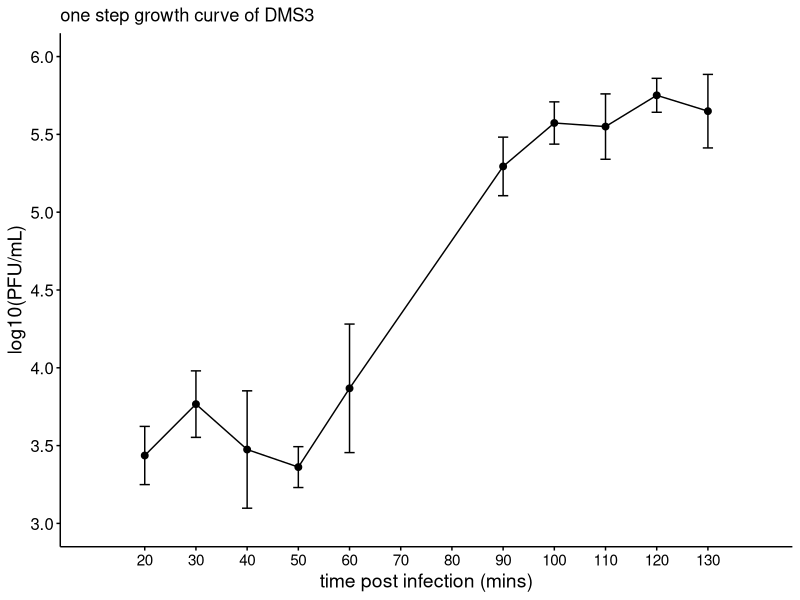

Write R code to recreate this figure.
# Presets ####
library(ggplot2)
library(dplyr)

mytheme <-   theme(panel.grid.minor=element_blank(), #gets rid of grey and lines in the middle
                   panel.grid.major=element_blank(), #gets rid of grey and lines in the middle
                   panel.background=element_rect(fill="white"),#gets rid of grey and lines in the middle
                   panel.border=element_blank(), #gets rid of square going around the entire graph
                   axis.line = element_line(colour = 'black', size = 0.5),#sets the axis line size
                   axis.ticks=element_line(colour = 'black', size = 0.5), #sets the tick lines
                   axis.title.x = element_text(size=14, color="black"), #size of x-axis title
                   axis.title.y = element_text(size=14, color="black"), #size of y-axis title
                   axis.text.x = element_text( size=11, color="black"), #size of x-axis text
                   axis.text.y = element_text( size=12, color="black"),#size of y-axis text
                   legend.key = element_rect(fill="transparent"),
                   legend.background = element_blank())

# Data ####
d <- read.csv("one_step_growth_curve.csv")

# Graph ####
d %>% 
  ggplot(aes(x=time,y=mean_amount))+
  geom_errorbar(aes(ymin=mean_amount - sd_amount, ymax=mean_amount + sd_amount),width=2)+
  geom_line() + 
  geom_point(size=2) + 
  
  # specs
  ggtitle("one step growth curve of DMS3")+
  ylab("log10(PFU/mL)")+
  xlab("time post infection (mins)")+
  scale_y_continuous(limits=c(3,6), breaks=seq(3,6,0.5))+
  scale_x_continuous(limits=c(10,140),breaks=seq(20,130,10))+
  mytheme
